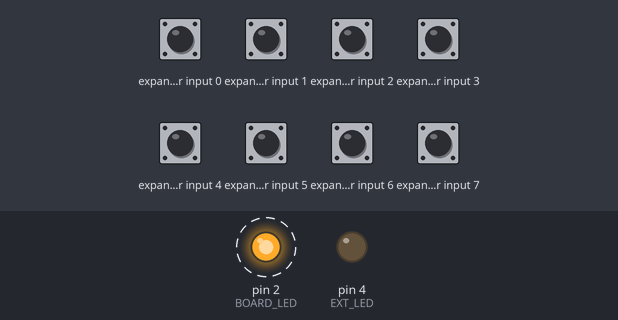
Simulated run of this sketch. Board: Arduino Mega 2560, built with avr-gcc and run on an emulated ATmega2560. On the bench: output pins drawn as LEDs (lit = HIGH). Wiring (inferred from the names in the program): input shift register (74HC165): load pin 17; clock pin 18; serial out pin 19. Dashed ring = blinking. Inputs (shaded band) come from the test bench; at power-on: expander input 0–7 HIGH. Pins used as bus, display or sensor lines are not drawn; what the sketch prints to the serial monitor is not drawn.

Above: at 6.4 s.
Timing chart, 0 to 10.6 s (numbered marks = the images above):
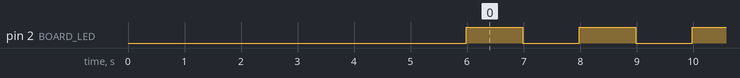

Measured:
- by itself, pin 2 (BOARD_LED): alternates HIGH for 1.0 s and LOW for 1.0 s

The sketch:

resqplug_lora_beacon_test.ino
```cpp
/*
 * ==============================================================================
 *  ResQPlug: Ultra-Slow Bit-by-Bit MISO Tracer (100ms per clock)
 * ==============================================================================
 *  If the previous tests gave mixed 0x00/0xFF, one wire has intermittent
 *  contact. At 100ms per clock, even a poor wire-wrap will make contact.
 *
 *  This sketch:
 *    1. Verifies pin OUTPUT states by reading them back
 *    2. Holds NSS LOW for 500ms before clocking
 *    3. Clocks address byte (0x42) at 100ms per bit — prints each MOSI bit
 *    4. Clocks data byte — prints MISO at every single clock edge
 *
 *  RST→D14 | NSS→D17 | SCK→D18 | MOSI→D23 | MISO→D19
 * ==============================================================================
 */

#define PIN_NSS    17
#define PIN_SCK    18
#define PIN_MOSI   23
#define PIN_MISO   19
#define PIN_RST    14
#define EXT_LED    4
#define BOARD_LED  2

#define BIT_DELAY_MS  100   // 100ms per half-clock = 5Hz SPI

void setup() {
  Serial.begin(115200);
  delay(2000);

  // --- Configure all pins ---
  pinMode(PIN_NSS,   OUTPUT); digitalWrite(PIN_NSS,   HIGH);
  pinMode(PIN_SCK,   OUTPUT); digitalWrite(PIN_SCK,   LOW);
  pinMode(PIN_MOSI,  OUTPUT); digitalWrite(PIN_MOSI,  LOW);
  pinMode(PIN_MISO,  INPUT);
  pinMode(PIN_RST,   OUTPUT); digitalWrite(PIN_RST,   HIGH);
  pinMode(EXT_LED,   OUTPUT); digitalWrite(EXT_LED,   LOW);
  pinMode(BOARD_LED, OUTPUT); digitalWrite(BOARD_LED, LOW);

  Serial.println("\n\n===========================================================");
  Serial.println("  🐢 ResQPlug: Ultra-Slow 5Hz SPI Tracer (100ms/bit)");
  Serial.println("===========================================================\n");

  // --- Step 1: Verify pin states ---
  Serial.println("[STEP 1] Verifying pin readback:");
  Serial.print("  NSS  (D17) HIGH? → "); Serial.println(digitalRead(PIN_NSS)  ? "✅ HIGH" : "❌ LOW (wiring issue!)");
  Serial.print("  SCK  (D18) LOW?  → "); Serial.println(digitalRead(PIN_SCK)  ? "❌ HIGH (wiring issue!)" : "✅ LOW");
  Serial.print("  RST  (D14) HIGH? → "); Serial.println(digitalRead(PIN_RST)  ? "✅ HIGH" : "❌ LOW (RST stuck LOW = chip in reset!)");
  Serial.print("  MISO (D19) idle  → "); Serial.println(digitalRead(PIN_MISO) ? "HIGH (floating)" : "LOW (chip driving)");

  // --- Step 2: RST pulse ---
  Serial.println("\n[STEP 2] RST pulse (LOW 20ms → HIGH → wait 200ms)...");
  digitalWrite(PIN_RST, LOW);
  delay(20);
  digitalWrite(PIN_RST, HIGH);
  delay(200);
  Serial.print("  MISO after RST   → "); Serial.println(digitalRead(PIN_MISO) ? "HIGH" : "LOW");

  // --- Step 3: Assert NSS LOW, wait, check MISO ---
  Serial.println("\n[STEP 3] Asserting NSS LOW (selecting chip)...");
  digitalWrite(PIN_NSS, LOW);
  delay(500);  // Long wait — even bad wire-wrap will settle
  Serial.print("  MISO with NSS=LOW → "); Serial.println(digitalRead(PIN_MISO) ? "HIGH" : "LOW");

  // --- Step 4: Send address byte 0x42 (read reg) bit by bit ---
  Serial.println("\n[STEP 4] Clocking address 0x42 (read) — 100ms per bit:");
  uint8_t addr = 0x42 & 0x7F; // 0x42 read = 0x42 (MSB already 0)
  Serial.print("  Sending: 0b");
  Serial.println(addr, BIN);

  for (int i = 7; i >= 0; i--) {
    int bitVal = (addr >> i) & 1;
    digitalWrite(PIN_MOSI, bitVal);
    Serial.print("    MOSI="); Serial.print(bitVal);
    digitalWrite(PIN_SCK, HIGH);
    delay(BIT_DELAY_MS);
    Serial.print(" SCK↑ MISO="); Serial.println(digitalRead(PIN_MISO));
    digitalWrite(PIN_SCK, LOW);
    delay(BIT_DELAY_MS);
  }

  // --- Step 5: Clock in 8 data bits from chip ---
  Serial.println("\n[STEP 5] Clocking in data byte (MISO bits from chip):");
  digitalWrite(PIN_MOSI, LOW);
  uint8_t rxByte = 0;
  Serial.print("  RX bits: ");
  for (int i = 7; i >= 0; i--) {
    digitalWrite(PIN_SCK, HIGH);
    delay(BIT_DELAY_MS);
    int bit = digitalRead(PIN_MISO);
    rxByte = (rxByte << 1) | bit;
    Serial.print(bit);
    digitalWrite(PIN_SCK, LOW);
    delay(BIT_DELAY_MS);
  }
  Serial.println();

  // Deassert NSS
  digitalWrite(PIN_NSS, HIGH);

  // --- Result ---
  Serial.print("\n[RESULT] Reg 0x42 = 0x");
  if (rxByte < 0x10) Serial.print("0");
  Serial.println(rxByte, HEX);

  if (rxByte == 0x12) {
    Serial.println("  ✅ PERFECT! SX1278 chip alive and responding!");
    for (int i = 0; i < 5; i++) {
      digitalWrite(EXT_LED, HIGH); delay(200);
      digitalWrite(EXT_LED, LOW);  delay(200);
    }
  } else if (rxByte == 0xFF) {
    Serial.println("  ❌ 0xFF → MISO is floating. Wire not contacting Ra-02 MISO pin.");
    Serial.println("     → Press/squeeze the MISO wire at Ra-02 end and reset board.");
  } else if (rxByte == 0x00) {
    Serial.println("  ⚠️ 0x00 → MISO held LOW. Chip selected but not shifting.");
    Serial.println("     → SCK may not be reaching Ra-02, or chip is in bad state.");
    Serial.println("     → Press/squeeze the SCK wire at Ra-02 end and reset board.");
  } else {
    Serial.println("  🟡 Non-trivial value! Chip IS responding — timing or mode issue.");
  }

  Serial.println("\n===========================================================");
  Serial.println("  Trace complete.");
  Serial.println("===========================================================\n");
}

void loop() {
  digitalWrite(BOARD_LED, HIGH); delay(1000);
  digitalWrite(BOARD_LED, LOW);  delay(1000);
}
```
